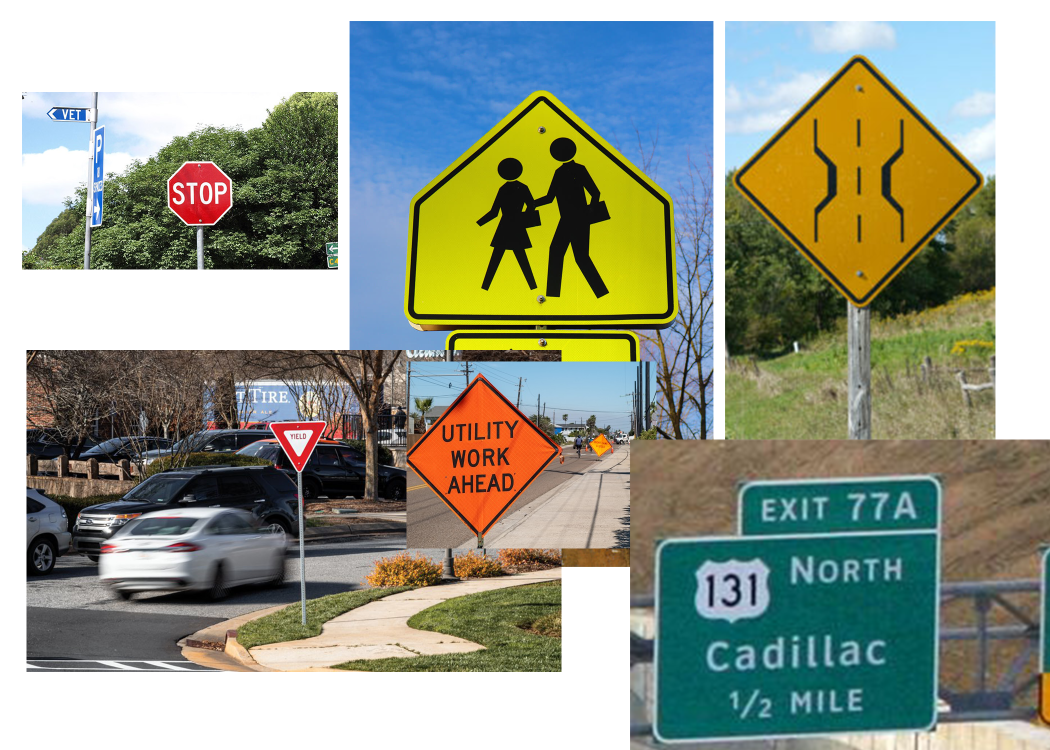
//> input picture test.png, 2100 x 1500 px (shown at 1/2 size)
$ ./find_masks   (built with g++ and OpenCV 4)
//> lines starting //> are read from the running program, lines starting //| are printed output that depends on the picture; after the words box and inside, x2 and y2 are one past the last pixel; in counts of white or black regions, pixels touching at a corner belong together
#include <opencv2/imgcodecs.hpp>
#include <opencv2/highgui.hpp>
#include <opencv2/imgproc.hpp>
#include <iostream>

using namespace cv;
using namespace std;

/*
*  This program is only used for development. Through the use of the test image, and the
*  sliders, all the hsv mask values can be found for each of the sign colors, so that each
*  mask only detects one kind of sign. These values are hardcoded into classify.cpp.
*/

Mat imgHSV, mask;
int hmin = 0, smin = 110, vmin = 153;
int hmax = 19, smax = 240, vmax = 255;

int main() {

	string path = "test.png";
	Mat img = imread(path);
//> img is the input picture: 1500 rows x 2100 cols, CV_8UC3; mean B, G, R 138.2, 153.7, 146.8

	Mat imgResize;

	resize(img, imgResize, Size(1050, 750));
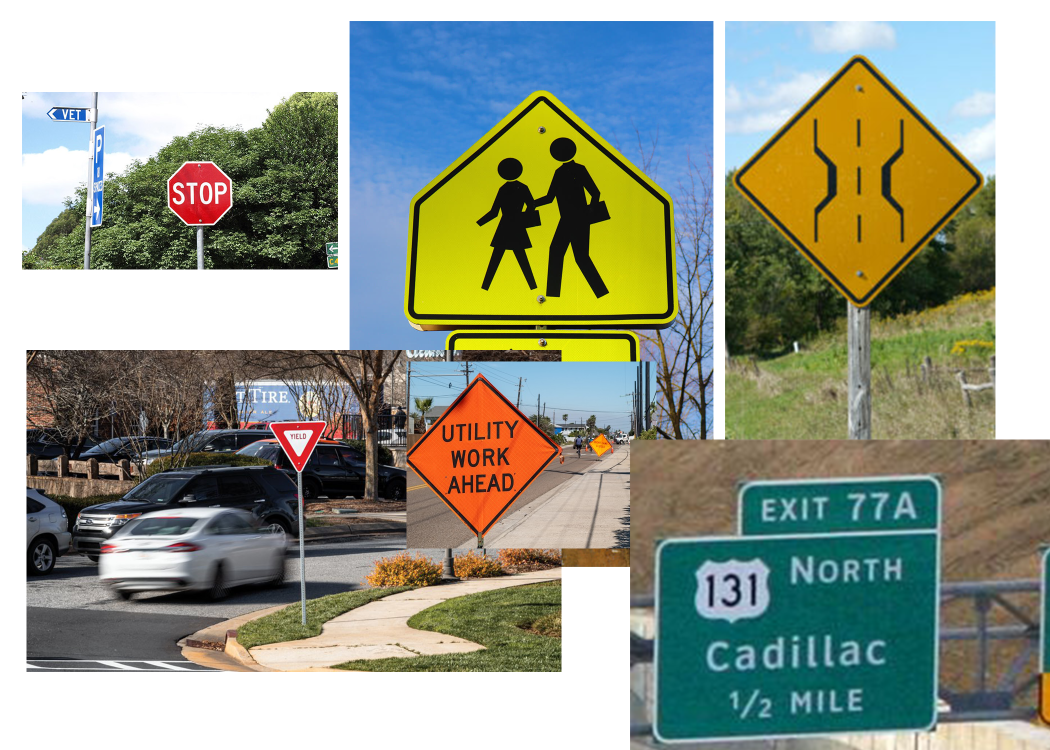
//> imgResize: 750 rows x 1050 cols, CV_8UC3; mean B, G, R 138.3, 153.8, 146.9


	cvtColor(imgResize, imgHSV, COLOR_BGR2HSV);
//> imgHSV: 750 rows x 1050 cols, CV_8UC3; mean H, S, V 46.6, 91.8, 170.5

	namedWindow("Trackbars", (640, 200));
	createTrackbar("Hue Min", "Trackbars", &hmin, 179);
	createTrackbar("Hue Max", "Trackbars", &hmax, 179);
	createTrackbar("Sat Min", "Trackbars", &smin, 255);
	createTrackbar("Sat Max", "Trackbars", &smax, 255);
	createTrackbar("Val Min", "Trackbars", &vmin, 255);
	createTrackbar("Val Max", "Trackbars", &vmax, 255);

	while (true) {

		Scalar lower(hmin, smin, vmin);
		Scalar upper(hmax, smax, vmax);


		inRange(imgHSV, lower, upper, mask);
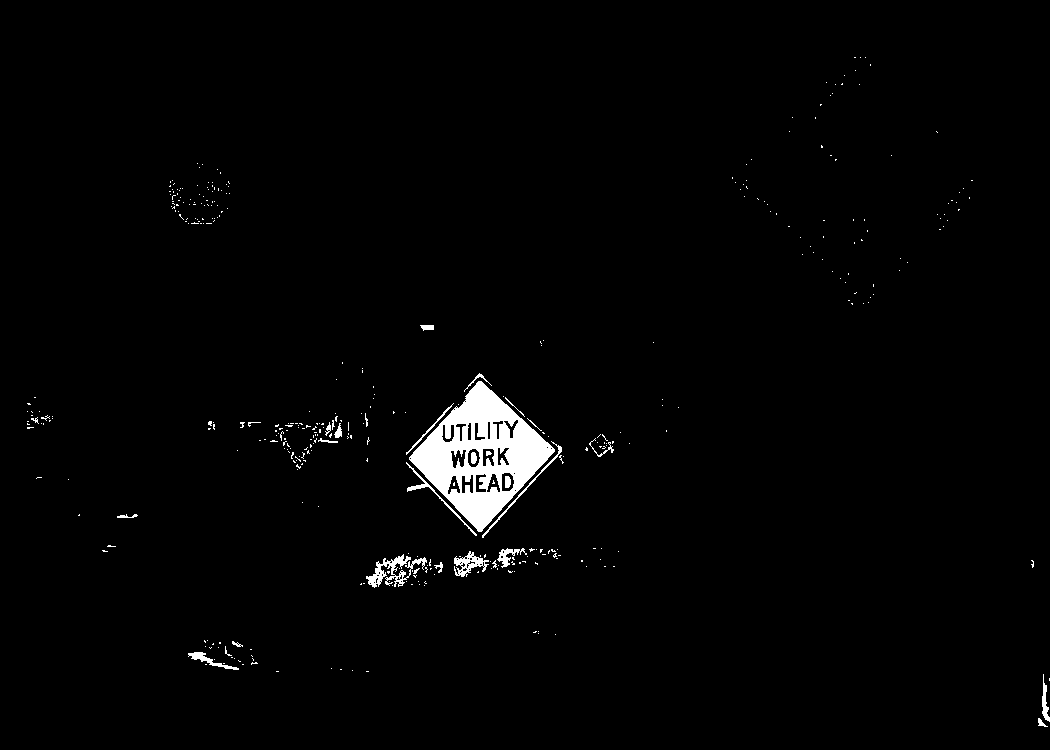
//> mask: 750 rows x 1050 cols, CV_8UC1; 1.8% white; 401 white regions (374 under 20 px), largest, box (x1, y1, x2, y2) and area: (409, 381, 555, 532) 9633, (366, 554, 427, 588) 702, (454, 551, 489, 577) 394

		imshow("Image", imgResize);
		imshow("ImgHSV", imgHSV);
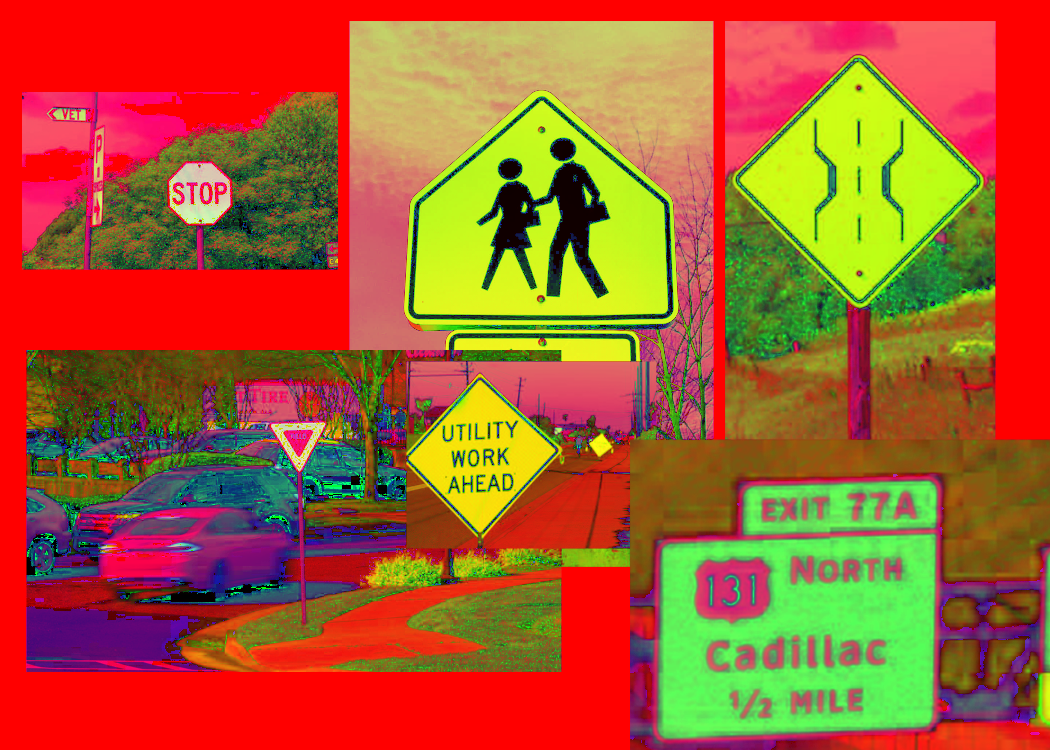
//> window 'ImgHSV': 750 rows x 1050 cols, CV_8UC3; mean B, G, R 46.6, 91.8, 170.5
		imshow("ImageHSV", mask);
		waitKey(1);
	}

	return 0;
}
